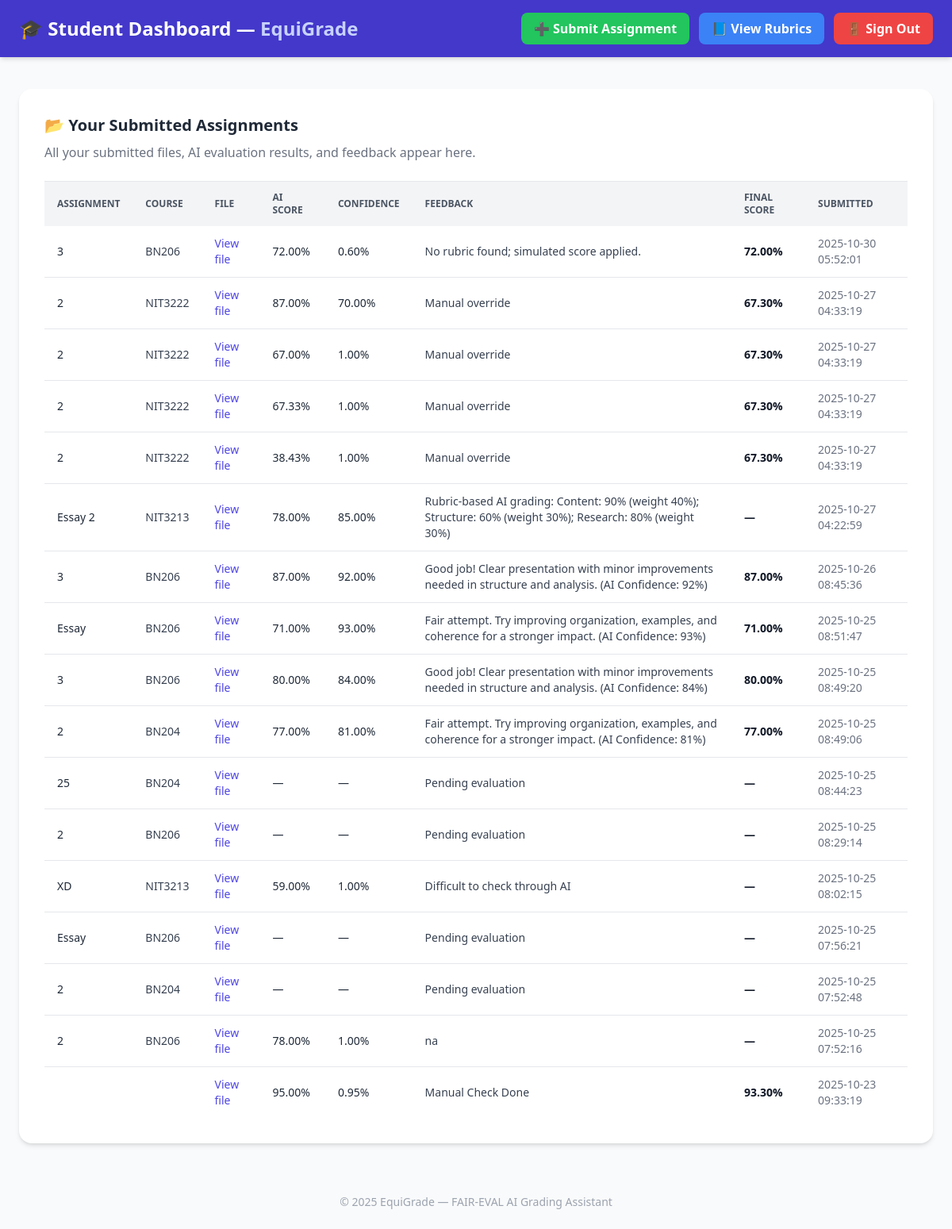
The app's page /submission-dashboard.php (signed in) with its own data.
### tables this page shows
CREATE TABLE `grades` (
  `grade_id` int(11) NOT NULL,
  `submission_id` int(11) NOT NULL,
  `rubric_id` int(11) DEFAULT NULL,
  `ai_score` decimal(5,2) DEFAULT NULL,
  `final_score` decimal(5,2) DEFAULT NULL,
  `confidence` decimal(4,2) DEFAULT NULL,
  `feedback` text DEFAULT NULL,
  `graded_by` int(11) DEFAULT NULL,
  `graded_at` datetime DEFAULT current_timestamp()
);

CREATE TABLE `submissions` (
  `submission_id` int(11) NOT NULL,
  `assignment_title` varchar(255) NOT NULL,
  `user_id` int(11) NOT NULL,
  `assignment_id` int(11) DEFAULT NULL,
  `course` varchar(100) DEFAULT NULL,
  `filename` varchar(255) NOT NULL,
  `file_path` varchar(255) NOT NULL,
  `submitted_at` timestamp NOT NULL DEFAULT current_timestamp(),
  `status` enum('pending','graded') DEFAULT 'pending'
);

### submission-dashboard.php (the view, shortened to what this page needs)
<?php
global $pdo;
$user_id = $_SESSION['user_id'];
$stmt = $pdo->prepare("
    SELECT s.assignment_title, s.course, s.filename, g.ai_score, g.confidence,
           g.final_score, g.feedback, s.submitted_at
    FROM submissions s
    LEFT JOIN grades g ON s.submission_id = g.submission_id
    WHERE s.user_id = ?
    ORDER BY s.submitted_at DESC
");
$stmt->execute([$user_id]);
$submissions = $stmt->fetchAll(PDO::FETCH_ASSOC);
?>
<!DOCTYPE html>
<html lang="en">
<head>
    <script src="https://cdn.tailwindcss.com"></script>
</head>
<body class="bg-gray-50 text-gray-800">
<header class="bg-indigo-700 text-white shadow-md">
    <div class="max-w-7xl mx-auto px-6 py-4 flex justify-between items-center">
        <h1 class="text-2xl font-bold">🎓 Student Dashboard — <span class="text-indigo-200">EquiGrade</span></h1>
        <div class="flex items-center gap-3">
            <a href="submission.php" class="bg-green-500 hover:bg-green-600 text-white font-semibold px-4 py-2 rounded-lg transition">
                ➕ Submit Assignment
            </a>
           <a href="view-rubrics.php" class="bg-blue-500 hover:bg-blue-600 text-white font-semibold px-4 py-2 rounded-lg transition">
    📘 View Rubrics
</a>
            <a href="logout.php" class="bg-red-500 hover:bg-red-600 text-white font-semibold px-4 py-2 rounded-lg transition">
                🚪 Sign Out
            </a>
        </div>
    </div>
</header>
<main class="max-w-7xl mx-auto my-10 px-6">
    <div class="bg-white shadow-md rounded-2xl p-8">
        <h2 class="text-xl font-semibold text-gray-800 mb-2 flex items-center gap-2">
            <span>📂 Your Submitted Assignments</span>
        </h2>
        <p class="text-gray-500 mb-6">All your submitted files, AI evaluation results, and feedback appear here.</p>
        <div class="overflow-x-auto">
            <table class="min-w-full text-sm border-t border-gray-200">
                <thead class="bg-gray-100 text-gray-600 uppercase text-xs">
                    <tr>
                        <th class="py-3 px-4 text-left">Assignment</th>
                        <th class="py-3 px-4 text-left">Course</th>
                        <th class="py-3 px-4 text-left">File</th>
                        <th class="py-3 px-4 text-left">AI Score</th>
                        <th class="py-3 px-4 text-left">Confidence</th>
                        <th class="py-3 px-4 text-left">Feedback</th>
                        <th class="py-3 px-4 text-left">Final Score</th>
                        <th class="py-3 px-4 text-left">Submitted</th>
                    </tr>
                </thead>
                <tbody class="divide-y divide-gray-200">
                    <?php if (count($submissions) > 0): ?>
                        <?php foreach ($submissions as $s): ?>
                            <tr class="hover:bg-gray-50 transition">
                                <td class="py-3 px-4 font-medium text-gray-800"><?= htmlspecialchars($s['assignment_title']) ?></td>
                                <td class="py-3 px-4 text-gray-700"><?= htmlspecialchars($s['course']) ?></td>
                                <td class="py-3 px-4 text-indigo-600 hover:underline">
                                    <a href="uploads/<?= htmlspecialchars($s['filename']) ?>" target="_blank">View file</a>
                                </td>
                                <td class="py-3 px-4"><?= $s['ai_score'] ? htmlspecialchars(number_format($s['ai_score'], 2)) . '%' : '—' ?></td>
                                <td class="py-3 px-4"><?= $s['confidence'] ? htmlspecialchars(number_format($s['confidence'], 2)) . '%' : '—' ?></td>
                                <td class="py-3 px-4 text-gray-700">
                                    <?= htmlspecialchars($s['feedback'] ?: 'Pending evaluation') ?>
                                </td>
                                <td class="py-3 px-4 font-semibold text-gray-900">
                                    <?= $s['final_score'] ? htmlspecialchars(number_format($s['final_score'], 2)) . '%' : '—' ?>
                                </td>
                                <td class="py-3 px-4 text-gray-500 text-sm">
                                    <?= htmlspecialchars($s['submitted_at']) ?>
                                </td>
                            </tr>
                        <?php endforeach; ?>
                    <?php else: ?>
                        <tr>
                            <td colspan="8" class="py-4 text-center text-gray-500">No submissions found.</td>
                        </tr>
                    <?php endif; ?>
                </tbody>
            </table>
        </div>
    </div>
</main>
<footer class="text-center py-6 text-gray-400 text-sm">
    © 2025 EquiGrade — FAIR-EVAL AI Grading Assistant
</footer>
</body>
</html>

### records on screen
grades: submission.assignment_title "3", submission.course "BN206", ai_score "72.00", confidence "0.60", feedback "No rubric found; simulated score applied.", final_score "72.00", submission.submitted_at "2025-10-30 05:52:01"
grades: submission.assignment_title "2", submission.course "NIT3222", ai_score "87.00", confidence "70.00", feedback "Manual override", final_score "67.30", submission.submitted_at "2025-10-27 04:33:19"
grades: submission.assignment_title "2", submission.course "NIT3222", ai_score "67.00", confidence "1.00", feedback "Manual override", final_score "67.30", submission.submitted_at "2025-10-27 04:33:19"
grades: submission.assignment_title "2", submission.course "NIT3222", ai_score "67.33", confidence "1.00", feedback "Manual override", final_score "67.30", submission.submitted_at "2025-10-27 04:33:19"
grades: submission.assignment_title "2", submission.course "NIT3222", ai_score "38.43", confidence "1.00", feedback "Manual override", final_score "67.30", submission.submitted_at "2025-10-27 04:33:19"
grades: submission.assignment_title "Essay 2", submission.course "NIT3213", ai_score "78.00", confidence "85.00", feedback "Rubric-based AI grading: Content: 90% (weight 40%); Structure: 60% (weight 30%); Research: 80% (weight 30%)", submission.submitted_at "2025-10-27 04:22:59"
grades: submission.assignment_title "3", submission.course "BN206", ai_score "87.00", confidence "92.00", feedback "Good job! Clear presentation with minor improvements needed in structure and analysis. (AI Confidence: 92%)", final_score "87.00", submission.submitted_at "2025-10-26 08:45:36"
grades: submission.assignment_title "Essay", submission.course "BN206", ai_score "71.00", confidence "93.00", feedback "Fair attempt. Try improving organization, examples, and coherence for a stronger impact. (AI Confidence: 93%)", final_score "71.00", submission.submitted_at "2025-10-25 08:51:47"
grades: submission.assignment_title "3", submission.course "BN206", ai_score "80.00", confidence "84.00", feedback "Good job! Clear presentation with minor improvements needed in structure and analysis. (AI Confidence: 84%)", final_score "80.00", submission.submitted_at "2025-10-25 08:49:20"
grades: submission.assignment_title "2", submission.course "BN204", ai_score "77.00", confidence "81.00", feedback "Fair attempt. Try improving organization, examples, and coherence for a stronger impact. (AI Confidence: 81%)", final_score "77.00", submission.submitted_at "2025-10-25 08:49:06"
submissions: assignment_title "25", course "BN204", feedback "Pending evaluation", submitted_at "2025-10-25 08:44:23"
submissions: assignment_title "2", course "BN206", feedback "Pending evaluation", submitted_at "2025-10-25 08:29:14"
grades: submission.assignment_title "XD", submission.course "NIT3213", ai_score "59.00", confidence "1.00", feedback "Difficult to check through AI", submission.submitted_at "2025-10-25 08:02:15"
submissions: assignment_title "Essay", course "BN206", feedback "Pending evaluation", submitted_at "2025-10-25 07:56:21"
submissions: assignment_title "2", course "BN204", feedback "Pending evaluation", submitted_at "2025-10-25 07:52:48"
grades: submission.assignment_title "2", submission.course "BN206", ai_score "78.00", confidence "1.00", feedback "na", submission.submitted_at "2025-10-25 07:52:16"
grades: ai_score "95.00", confidence "0.95", feedback "Manual Check Done", final_score "93.30", submission.submitted_at "2025-10-23 09:33:19"
